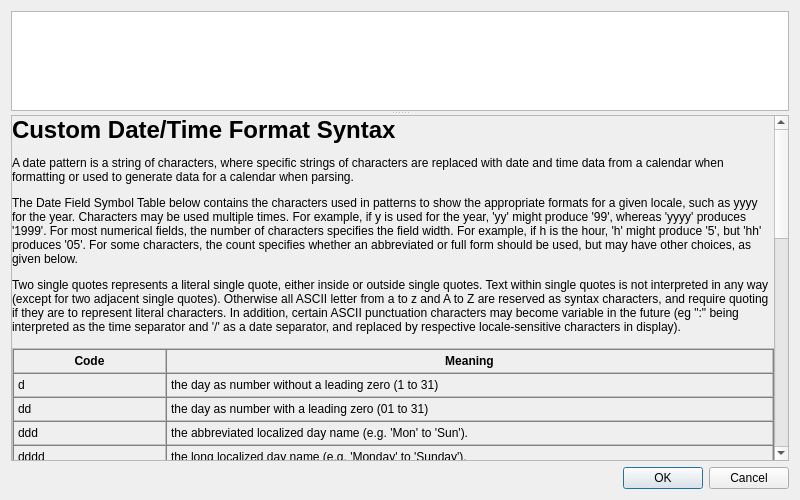
<?xml version="1.0" encoding="UTF-8"?>
<ui version="4.0">
 <class>OneG4WorldClockConfigurationManualFormat</class>
 <widget class="QDialog" name="OneG4WorldClockConfigurationManualFormat">
  <property name="geometry">
   <rect>
    <x>0</x>
    <y>0</y>
    <width>800</width>
    <height>500</height>
   </rect>
  </property>
  <property name="windowTitle">
   <string>World Clock Manual Format Configuration</string>
  </property>
  <layout class="QVBoxLayout" name="verticalLayout_3" stretch="0,0">
   <item>
    <widget class="QSplitter" name="splitter">
     <property name="orientation">
      <enum>Qt::Vertical</enum>
     </property>
     <property name="childrenCollapsible">
      <bool>false</bool>
     </property>
     <widget class="QPlainTextEdit" name="manualFormatPTE">
      <property name="sizePolicy">
       <sizepolicy hsizetype="Expanding" vsizetype="Expanding">
        <horstretch>0</horstretch>
        <verstretch>1</verstretch>
       </sizepolicy>
      </property>
      <property name="minimumSize">
       <size>
        <width>0</width>
        <height>100</height>
       </size>
      </property>
     </widget>
     <widget class="QScrollArea" name="scrollArea">
      <property name="sizePolicy">
       <sizepolicy hsizetype="Expanding" vsizetype="Expanding">
        <horstretch>0</horstretch>
        <verstretch>100</verstretch>
       </sizepolicy>
      </property>
      <property name="minimumSize">
       <size>
        <width>0</width>
        <height>100</height>
       </size>
      </property>
      <property name="horizontalScrollBarPolicy">
       <enum>Qt::ScrollBarAlwaysOff</enum>
      </property>
      <property name="widgetResizable">
       <bool>true</bool>
      </property>
      <widget class="QWidget" name="scrollAreaWidgetContents">
       <layout class="QVBoxLayout" name="verticalLayout">
        <property name="leftMargin">
         <number>0</number>
        </property>
        <property name="topMargin">
         <number>0</number>
        </property>
        <property name="rightMargin">
         <number>0</number>
        </property>
        <property name="bottomMargin">
         <number>0</number>
        </property>
        <item>
         <widget class="QLabel" name="helpL">
          <property name="text">
           <string>&lt;h1&gt;Custom Date/Time Format Syntax&lt;/h1&gt;
&lt;p&gt;A date pattern is a string of characters, where specific strings of characters are replaced with date and time data from a calendar when formatting or used to generate data for a calendar when parsing.&lt;/p&gt;
&lt;p&gt;The Date Field Symbol Table below contains the characters used in patterns to show the appropriate formats for a given locale, such as yyyy for the year. Characters may be used multiple times. For example, if y is used for the year, 'yy' might produce '99', whereas 'yyyy' produces '1999'. For most numerical fields, the number of characters specifies the field width. For example, if h is the hour, 'h' might produce '5', but 'hh' produces '05'. For some characters, the count specifies whether an abbreviated or full form should be used, but may have other choices, as given below.&lt;/p&gt;
&lt;p&gt;Two single quotes represents a literal single quote, either inside or outside single quotes. Text within single quotes is not interpreted in any way (except for two adjacent single quotes). Otherwise all ASCII letter from a to z and A to Z are reserved as syntax characters, and require quoting if they are to represent literal characters. In addition, certain ASCII punctuation characters may become variable in the future (eg &quot;:&quot; being interpreted as the time separator and '/' as a date separator, and replaced by respective locale-sensitive characters in display).&lt;br /&gt;&lt;/p&gt;
&lt;table border=&quot;1&quot; width=&quot;100%&quot; cellpadding=&quot;4&quot; cellspacing=&quot;0&quot;&gt;
&lt;tr&gt;&lt;th width=&quot;20%&quot;&gt;Code&lt;/th&gt;&lt;th&gt;Meaning&lt;/th&gt;&lt;/tr&gt;
&lt;tr&gt;&lt;td&gt;d&lt;/td&gt;&lt;td&gt;the day as number without a leading zero (1 to 31)&lt;/td&gt;&lt;/tr&gt;
&lt;tr&gt;&lt;td&gt;dd&lt;/td&gt;&lt;td&gt;the day as number with a leading zero (01 to 31)&lt;/td&gt;&lt;/tr&gt;
&lt;tr&gt;&lt;td&gt;ddd&lt;/td&gt;&lt;td&gt;the abbreviated localized day name (e.g. 'Mon' to 'Sun').&lt;/td&gt;&lt;/tr&gt;
&lt;tr&gt;&lt;td&gt;dddd&lt;/td&gt;&lt;td&gt;the long localized day name (e.g. 'Monday' to 'Sunday').&lt;/td&gt;&lt;/tr&gt;
&lt;tr&gt;&lt;td&gt;M&lt;/td&gt;&lt;td&gt;the month as number without a leading zero (1-12)&lt;/td&gt;&lt;/tr&gt;
&lt;tr&gt;&lt;td&gt;MM&lt;/td&gt;&lt;td&gt;the month as number with a leading zero (01-12)&lt;/td&gt;&lt;/tr&gt;
&lt;tr&gt;&lt;td&gt;MMM&lt;/td&gt;&lt;td&gt;the abbreviated localized month name (e.g. 'Jan' to 'Dec').&lt;/td&gt;&lt;/tr&gt;
&lt;tr&gt;&lt;td&gt;MMMM&lt;/td&gt;&lt;td&gt;the long localized month name (e.g. 'January' to 'December').&lt;/td&gt;&lt;/tr&gt;
&lt;tr&gt;&lt;td&gt;yy&lt;/td&gt;&lt;td&gt;the year as two digit number (00-99)&lt;/td&gt;&lt;/tr&gt;
&lt;tr&gt;&lt;td&gt;yyyy&lt;/td&gt;&lt;td&gt;the year as four digit number&lt;/td&gt;&lt;/tr&gt;
&lt;tr&gt;&lt;td&gt;h&lt;/td&gt;&lt;td&gt;the hour without a leading zero (0 to 23 or 1 to 12 if AM/PM display)&lt;/td&gt;&lt;/tr&gt;
&lt;tr&gt;&lt;td&gt;hh&lt;/td&gt;&lt;td&gt;the hour with a leading zero (00 to 23 or 01 to 12 if AM/PM display)&lt;/td&gt;&lt;/tr&gt;
&lt;tr&gt;&lt;td&gt;H&lt;/td&gt;&lt;td&gt;the hour without a leading zero (0 to 23, even with AM/PM display)&lt;/td&gt;&lt;/tr&gt;
&lt;tr&gt;&lt;td&gt;HH&lt;/td&gt;&lt;td&gt;the hour with a leading zero (00 to 23, even with AM/PM display)&lt;/td&gt;&lt;/tr&gt;
&lt;tr&gt;&lt;td&gt;m&lt;/td&gt;&lt;td&gt;the minute without a leading zero (0 to 59)&lt;/td&gt;&lt;/tr&gt;
&lt;tr&gt;&lt;td&gt;mm&lt;/td&gt;&lt;td&gt;the minute with a leading zero (00 to 59)&lt;/td&gt;&lt;/tr&gt;
&lt;tr&gt;&lt;td&gt;s&lt;/td&gt;&lt;td&gt;the second without a leading zero (0 to 59)&lt;/td&gt;&lt;/tr&gt;
&lt;tr&gt;&lt;td&gt;ss&lt;/td&gt;&lt;td&gt;the second with a leading zero (00 to 59)&lt;/td&gt;&lt;/tr&gt;
&lt;tr&gt;&lt;td&gt;AP &lt;i&gt;or&lt;/i&gt; A&lt;/td&gt;&lt;td&gt;use AM/PM display. &lt;b&gt;A/AP&lt;/b&gt; will be replaced by either &quot;AM&quot; or &quot;PM&quot;.&lt;/td&gt;&lt;/tr&gt;
&lt;tr&gt;&lt;td&gt;ap &lt;i&gt;or&lt;/i&gt; a&lt;/td&gt;&lt;td&gt;use am/pm display. &lt;b&gt;a/ap&lt;/b&gt; will be replaced by either &quot;am&quot; or &quot;pm&quot;.&lt;/td&gt;&lt;/tr&gt;
&lt;tr&gt;&lt;td&gt;t&lt;/td&gt;&lt;td&gt;the timezone (e.g. &quot;CEST&quot;)&lt;/td&gt;&lt;/tr&gt;
&lt;tr&gt;&lt;td&gt;T&lt;/td&gt;&lt;td&gt;the offset from UTC&lt;/td&gt;&lt;/tr&gt;
&lt;tr&gt;&lt;td&gt;TT&lt;/td&gt;&lt;td&gt;the timezone IANA id&lt;/td&gt;&lt;/tr&gt;
&lt;tr&gt;&lt;td&gt;TTT&lt;/td&gt;&lt;td&gt;the timezone abbreviation&lt;/td&gt;&lt;/tr&gt;
&lt;tr&gt;&lt;td&gt;TTTT&lt;/td&gt;&lt;td&gt;the timezone short display name&lt;/td&gt;&lt;/tr&gt;
&lt;tr&gt;&lt;td&gt;TTTTT&lt;/td&gt;&lt;td&gt;the timezone long display name&lt;/td&gt;&lt;/tr&gt;
&lt;tr&gt;&lt;td&gt;TTTTTT&lt;/td&gt;&lt;td&gt;the timezone custom name. You can change it the 'Time zones' tab of the configuration window&lt;/td&gt;&lt;/tr&gt;&lt;/table&gt;
&lt;br /&gt;&lt;b&gt;Notes:&lt;/b&gt; &lt;ul&gt;&lt;li&gt;Any characters in the pattern that are not in the ranges of ['a'..'z'] and ['A'..'Z'] will be treated as quoted text. For instance, characters like ':', '.', ' ', '#' and '@' will appear in the resulting time text even they are not enclosed within single quotes. The single quote is used to 'escape' letters. Two single quotes in a row, whether inside or outside a quoted sequence, represent a 'real' single quote.&lt;/li&gt;&lt;li&gt;Minimal update interval is 1 second. If z or zzz is configured time is shown with the milliseconds fraction, but not updated on millisecond basis (avoiding big performance hit).&lt;/li&gt;&lt;ul&gt;
</string>
          </property>
          <property name="textFormat">
           <enum>Qt::RichText</enum>
          </property>
          <property name="wordWrap">
           <bool>true</bool>
          </property>
         </widget>
        </item>
       </layout>
      </widget>
     </widget>
    </widget>
   </item>
   <item>
    <widget class="QDialogButtonBox" name="buttons">
     <property name="standardButtons">
      <set>QDialogButtonBox::Cancel|QDialogButtonBox::Ok</set>
     </property>
    </widget>
   </item>
  </layout>
 </widget>
 <tabstops>
  <tabstop>manualFormatPTE</tabstop>
  <tabstop>scrollArea</tabstop>
  <tabstop>buttons</tabstop>
 </tabstops>
 <resources/>
 <connections>
  <connection>
   <sender>buttons</sender>
   <signal>accepted()</signal>
   <receiver>OneG4WorldClockConfigurationManualFormat</receiver>
   <slot>accept()</slot>
   <hints>
    <hint type="sourcelabel">
     <x>95</x>
     <y>490</y>
    </hint>
    <hint type="destinationlabel">
     <x>97</x>
     <y>253</y>
    </hint>
   </hints>
  </connection>
  <connection>
   <sender>buttons</sender>
   <signal>rejected()</signal>
   <receiver>OneG4WorldClockConfigurationManualFormat</receiver>
   <slot>reject()</slot>
   <hints>
    <hint type="sourcelabel">
     <x>76</x>
     <y>490</y>
    </hint>
    <hint type="destinationlabel">
     <x>62</x>
     <y>253</y>
    </hint>
   </hints>
  </connection>
 </connections>
 <slots>
  <signal>maximumNetSpeedChanged(QString)</signal>
  <slot>on_typeCOB_currentIndexChanged(int)</slot>
  <slot>on_sourceCOB_currentIndexChanged(int)</slot>
  <slot>on_maximumHS_valueChanged(int)</slot>
  <slot>saveSettings()</slot>
 </slots>
</ui>
